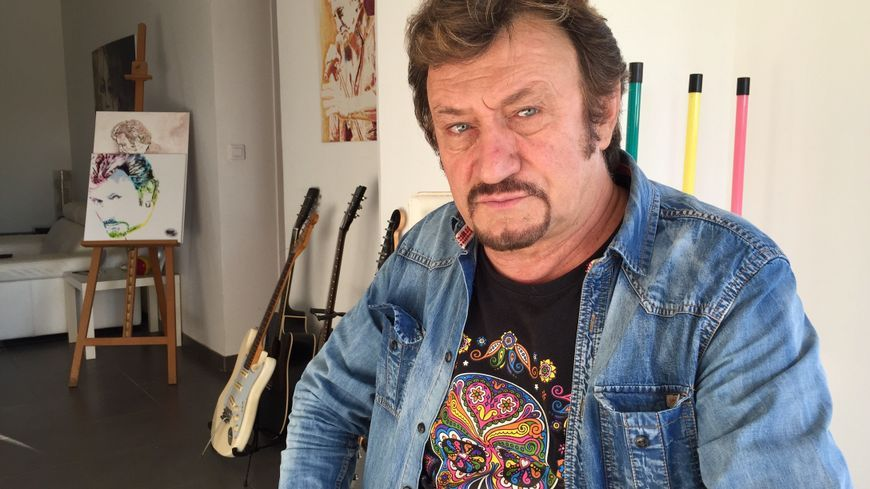
#> input picture test.jpg, 870 x 489 px
$ python main.py test.jpg 100
#> lines starting #> are read from the running program, lines starting #| are printed output that depends on the picture
import PIL.Image
import sys

ASCII_CHARS = ["@", "#", "$", "%", "?", "*", "+", ";", ":", ",", "."]

def main():
    path = sys.argv[1]
    size = int(sys.argv[2])
    try:
        image = PIL.Image.open(path)
#> image is the input picture: PIL image 870x489 RGB; mean R, G, B 134.8, 125.1, 120
    except:
        print(path, 'Unable to find file')

    image = resize(image, size)
    greyscale_image = to_greyscale(image)
    ascii_str = pixel_to_ascii(greyscale_image)

    img_width = greyscale_image.width
    ascii_str_len = len(ascii_str)
    ascii_img = ""
    for i in range(0, ascii_str_len, img_width):
        ascii_img += ascii_str[i:i+img_width] + "\n"

    with open("/var/www/thomasdl/ascii/result.txt", "w") as file:
        file.write(ascii_img)

def resize(image, new_width):
#> called with new_width = 100
    width, height = image.size
#> width = 870; height = 489
    new_height = new_width * height / width
#> new_height = 56.21
    return image.resize((int(new_width), int(new_height)))
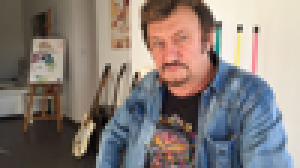
#> returned value: PIL image 100x56 RGB (shown 3 times larger); mean R, G, B 134.8, 125.1, 120

def to_greyscale(image):
    return image.convert("L")
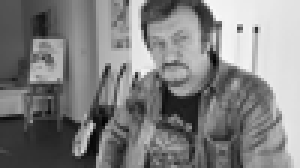
#> returned value: PIL image 100x56 L (shown 3 times larger); min 1, max 249, mean 127.4

def pixel_to_ascii(image):
    pixels = image.getdata()
    ascii_str = ""
    for pixel in pixels:
        ascii_str += ASCII_CHARS[pixel//25]
#> this loop made 5600 passes
#> (pixel, ascii_str) on passes 1 to 3: (82, '%'), (82, '%%'), (84, '%%%')
    return ascii_str

main()
#> in main, `ascii_str_len = len(ascii_str)`: ascii_str_len = 5600
